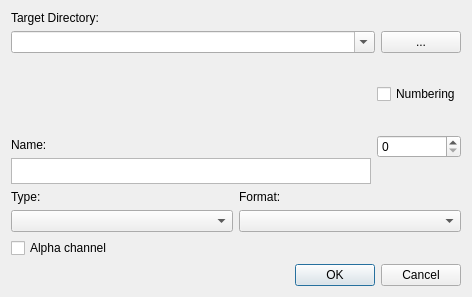
<?xml version="1.0" encoding="UTF-8"?>
<ui version="4.0">
 <class>SaveAs</class>
 <widget class="QDialog" name="SaveAs">
  <property name="geometry">
   <rect>
    <x>0</x>
    <y>0</y>
    <width>472</width>
    <height>297</height>
   </rect>
  </property>
  <property name="windowTitle">
   <string>Dialog</string>
  </property>
  <layout class="QVBoxLayout" name="verticalLayout_6">
   <item>
    <layout class="QVBoxLayout" name="verticalLayout_3">
     <item>
      <widget class="QLabel" name="label_2">
       <property name="text">
        <string>Target Directory:</string>
       </property>
      </widget>
     </item>
     <item>
      <layout class="QHBoxLayout" name="horizontalLayout_5">
       <item>
        <widget class="QComboBox" name="directory_2">
         <property name="editable">
          <bool>true</bool>
         </property>
        </widget>
       </item>
       <item>
        <widget class="QPushButton" name="chooseDirectory_5">
         <property name="sizePolicy">
          <sizepolicy hsizetype="Maximum" vsizetype="Fixed">
           <horstretch>0</horstretch>
           <verstretch>0</verstretch>
          </sizepolicy>
         </property>
         <property name="text">
          <string>...</string>
         </property>
        </widget>
       </item>
      </layout>
     </item>
    </layout>
   </item>
   <item>
    <layout class="QHBoxLayout" name="horizontalLayout_2">
     <item>
      <layout class="QVBoxLayout" name="verticalLayout_2">
       <item>
        <spacer name="verticalSpacer">
         <property name="orientation">
          <enum>Qt::Vertical</enum>
         </property>
         <property name="sizeHint" stdset="0">
          <size>
           <width>20</width>
           <height>40</height>
          </size>
         </property>
        </spacer>
       </item>
       <item>
        <widget class="QLabel" name="label_5">
         <property name="text">
          <string>Name:</string>
         </property>
        </widget>
       </item>
       <item>
        <widget class="QTextEdit" name="lineEdit">
         <property name="sizePolicy">
          <sizepolicy hsizetype="Expanding" vsizetype="Maximum">
           <horstretch>0</horstretch>
           <verstretch>0</verstretch>
          </sizepolicy>
         </property>
         <property name="maximumSize">
          <size>
           <width>16777215</width>
           <height>26</height>
          </size>
         </property>
        </widget>
       </item>
      </layout>
     </item>
     <item>
      <layout class="QVBoxLayout" name="verticalLayout_7">
       <item>
        <widget class="QCheckBox" name="checkBox">
         <property name="text">
          <string>Numbering</string>
         </property>
        </widget>
       </item>
       <item>
        <widget class="QSpinBox" name="startNumber">
         <property name="maximum">
          <number>999999</number>
         </property>
        </widget>
       </item>
      </layout>
     </item>
    </layout>
   </item>
   <item>
    <layout class="QVBoxLayout" name="verticalLayout_5">
     <item>
      <layout class="QHBoxLayout" name="horizontalLayout_3">
       <item>
        <layout class="QVBoxLayout" name="verticalLayout">
         <item>
          <widget class="QLabel" name="label_3">
           <property name="text">
            <string>Type:</string>
           </property>
          </widget>
         </item>
         <item>
          <widget class="QComboBox" name="comboBox"/>
         </item>
        </layout>
       </item>
       <item>
        <layout class="QVBoxLayout" name="verticalLayout_4">
         <item>
          <widget class="QLabel" name="label_4">
           <property name="text">
            <string>Format:</string>
           </property>
          </widget>
         </item>
         <item>
          <widget class="QComboBox" name="comboBox_2"/>
         </item>
        </layout>
       </item>
      </layout>
     </item>
     <item>
      <widget class="QCheckBox" name="checkBox_2">
       <property name="text">
        <string>Alpha channel</string>
       </property>
      </widget>
     </item>
    </layout>
   </item>
   <item>
    <widget class="QDialogButtonBox" name="buttonBox">
     <property name="orientation">
      <enum>Qt::Horizontal</enum>
     </property>
     <property name="standardButtons">
      <set>QDialogButtonBox::Cancel|QDialogButtonBox::Ok</set>
     </property>
    </widget>
   </item>
  </layout>
 </widget>
 <resources/>
 <connections>
  <connection>
   <sender>buttonBox</sender>
   <signal>accepted()</signal>
   <receiver>SaveAs</receiver>
   <slot>accept()</slot>
   <hints>
    <hint type="sourcelabel">
     <x>248</x>
     <y>254</y>
    </hint>
    <hint type="destinationlabel">
     <x>157</x>
     <y>274</y>
    </hint>
   </hints>
  </connection>
  <connection>
   <sender>buttonBox</sender>
   <signal>rejected()</signal>
   <receiver>SaveAs</receiver>
   <slot>reject()</slot>
   <hints>
    <hint type="sourcelabel">
     <x>316</x>
     <y>260</y>
    </hint>
    <hint type="destinationlabel">
     <x>286</x>
     <y>274</y>
    </hint>
   </hints>
  </connection>
 </connections>
</ui>
